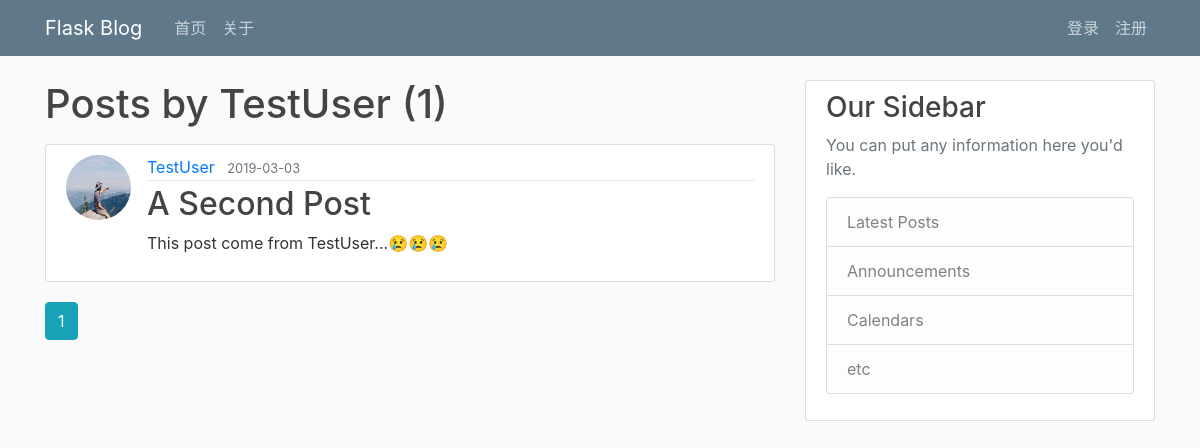
Page /user/TestUser on the committed database.
### flaskblog/models.py (models this page shows, shortened)
class User(db.Model, UserMixin):
    id = db.Column(db.Integer, primary_key=True)
    username = db.Column(db.String(20), unique=True, nullable=False)
    email = db.Column(db.String(120), unique=True, nullable=False)
    image_file = db.Column(db.String(120), nullable=False, default='default.jpg')
    password = db.Column(db.String(60), nullable=False)
    posts = db.relationship('Post', backref='author', lazy=True)

class Post(db.Model):
    id = db.Column(db.Integer, primary_key=True)
    title = db.Column(db.String(100), nullable=False)
    date_posted = db.Column(db.DateTime, nullable=False, default=datetime.utcnow)
    content = db.Column(db.Text, nullable=False)
    user_id = db.Column(db.Integer, db.ForeignKey('user.id'), nullable=False)

### flaskblog/users/routes.py (the view)
@users.route("/user/<string:username>")
def user_posts(username):
    page = request.args.get('page', 1, type=int)
    user = User.query.filter_by(username=username).first_or_404()
    posts = Post.query.filter_by(author=user).order_by(Post.date_posted.desc()).paginate(page=page, per_page=5)
    return render_template('user_posts.html', posts=posts, user=user)

### flaskblog/templates/user_posts.html (shortened to what this page needs)
{% extends "layout.html" %}
{% block content %}
    <h1 class="mb-3">Posts by {{ user.username }} ({{ posts.total}})</h1>
    {% for post in posts.items %}
        <article class="media content-section">
            <img class="rounded-circle article-img"
                 src="{{ url_for('static', filename='profile_pics/' + post.author.image_file)}}">
            <div class="media-body">
            <div class="article-metadata">
              <a class="mr-2" href="{{ url_for('users.user_posts', username=post.author.username) }}">{{ post.author.username }}</a>
              <small class="text-muted">{{ post.date_posted.strftime('%Y-%m-%d') }}</small>
            </div>
            <h2><a class="article-title" href="{{ url_for('posts.post', post_id=post.id) }}">{{ post.title }}</a></h2>
            <p class="article-content">{{ post.content }}</p>
          </div>
        </article>
    {% endfor %}
    {% for page_num in posts.iter_pages(left_edge=1, right_edge=1, left_current=1, right_current=2) %}
        {%if page_num%}
            {% if posts.page== page_num %}
                <a class="btn btn-info mb-4" href="{{ url_for('users.user_posts', username=user.username, page=page_num) }}">{{ page_num }}</a>
            {% else %}
                <a class="btn btn-outline-info mb-4" href="{{ url_for('users.user_posts',username=user.username, page=page_num) }}">{{ page_num }}</a>
            {% endif %}
        {% endif %}
    {% endfor %}
{% endblock content %}

### flaskblog/static/main.css (style rules this page uses)
body { background: #fafafa; color: #333333; margin-top: 5rem; }
h1, h2, h3, h4, h5, h6 { color: #444444; }
.content-section { background: #ffffff; padding: 10px 20px; border: 1px solid #dddddd; border-radius: 3px; margin-bottom: 20px; }
.article-title { color: #444444; }
.article-content { white-space: pre-line; }
.article-img { height: 65px; width: 65px; margin-right: 16px; }
.article-metadata { padding-bottom: 1px; margin-bottom: 4px; border-bottom: 1px solid #e3e3e3 }

### rows in the picture
User: username "TestUser"
Post: image_file (placeholder picture), author.username "TestUser", date_posted "2019-03-03", title "A Second Post", content "This post come from TestUser...😢😢😢"

### other values in the picture
{{ posts.total }} "1"
{{ page_num }} "1"
